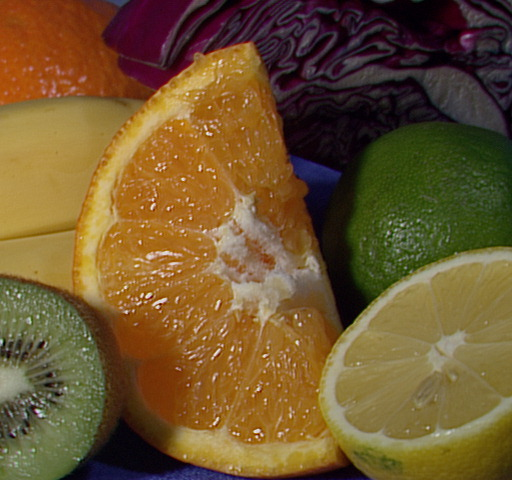
//> input picture opencv_examples/cameraCalibration/fruits.jpg, 512 x 480 px
$ ./main   (built with g++ and OpenCV 4)
//> lines starting //> are read from the running program, lines starting //| are printed output that depends on the picture; after the words box and inside, x2 and y2 are one past the last pixel; in counts of white or black regions, pixels touching at a corner belong together
//
//  main.cpp
//  bit_planes
//
//  Created by Yongduek Seo on 2014. 9. 24..
//  Copyright (c) 2014년 Yongduek Seo. All rights reserved.
//

#include <iostream>
#include <opencv2/opencv.hpp>
using namespace std;

int main(int argc, const char * argv[])
{
    // bit plane images
    cv::Mat input = cv::imread ("fruits.jpg"); // color image
//> input is the input picture: 480 rows x 512 cols, CV_8UC3; mean B, G, R 46.2, 85.6, 110.8
    cv::Mat J;
    cv::Mat dest_image[8];

    cv::cvtColor(input, J, CV_BGR2GRAY);
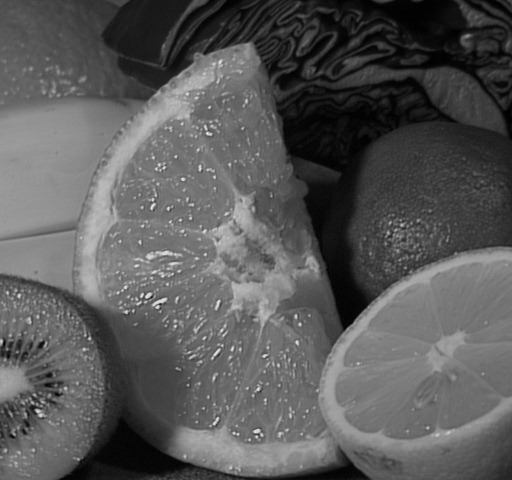
//> J: 480 rows x 512 cols, CV_8UC1; min 0, max 238, mean 88.7

    cv::Mat_<uchar> image = J; // soft copy of J

    for (int i=0; i< 8; i++) {
        unsigned char mask = 1 << i;
        dest_image[i] = cv::Mat::zeros(J.size(), J.type());
        cv::Mat_<uchar> dest = dest_image[i];
        for (int r=0; r<J.rows; r++)
            for (int c=0; c<J.cols; c++) {
                uchar pixel = image(r,c);
                uchar dest_pixel = pixel & mask;

                dest(r,c) = dest_pixel << (7-i);
            }
        char name[1024];
        sprintf (name, "bit plane %d", i);
        cv::imshow (name, dest_image[i]);
    }
//> this loop made 8 passes
//> pass 1, `cv::imshow (name, dest_image[i]);`:
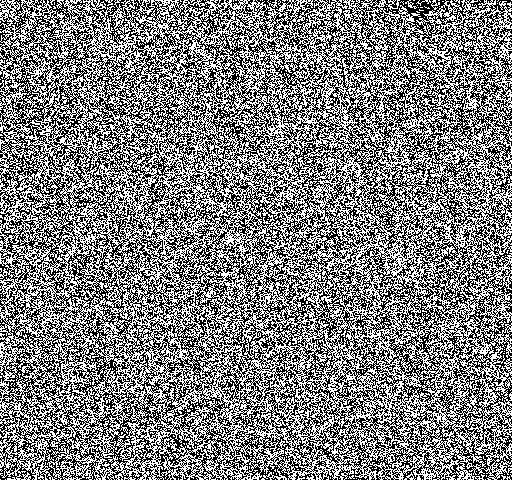
//> window 'bit plane 0': 480 rows x 512 cols, CV_8UC1; values 0 (black) and 128 (white), 50% white; black in thin lines or dots
//> pass 2, `cv::imshow (name, dest_image[i]);`:
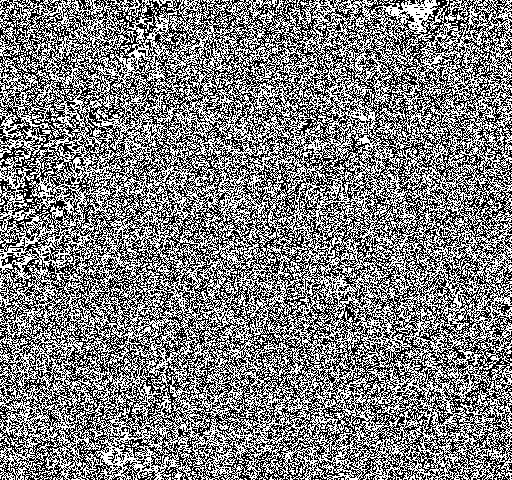
//> window 'bit plane 1': 480 rows x 512 cols, CV_8UC1; values 0 (black) and 128 (white), 50.1% white; black in thin lines or dots

    cv::imshow ("src image", J);
    cv::waitKey();
    return 0;
}

// EOF //

$ run again, with opencv_examples/cameraCalibration/left02.jpg copied over opencv_examples/cameraCalibration/fruits.jpg
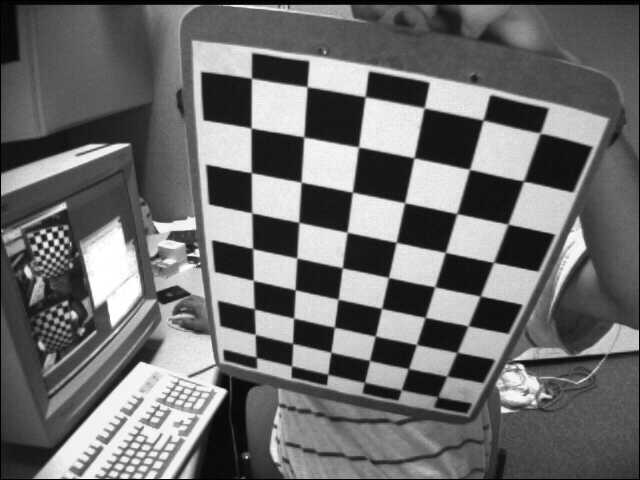
//> input picture opencv_examples/cameraCalibration/left02.jpg, 640 x 480 px
//> input is the input picture: 480 rows x 640 cols, CV_8UC3; min 0, max 255, mean 109
//> the loop `for (int i=0; i< 8; i++)` made 8 passes
//> pass 1, `cv::imshow (name, dest_image[i]);`:
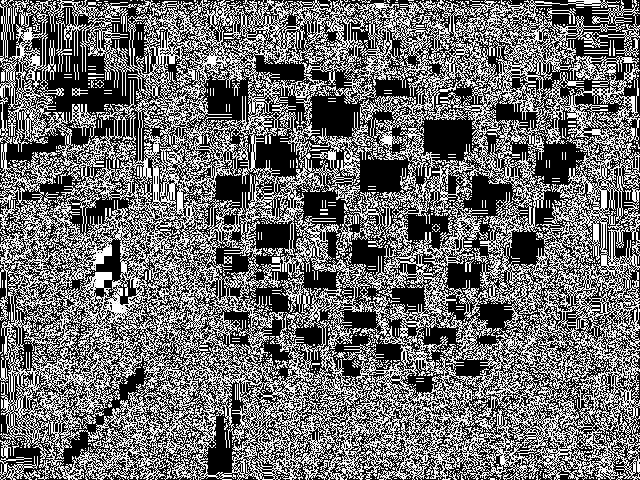
//> window 'bit plane 0': 480 rows x 640 cols, CV_8UC1; values 0 (black) and 128 (white), 43% white in thin lines or dots
//> pass 2, `cv::imshow (name, dest_image[i]);`:
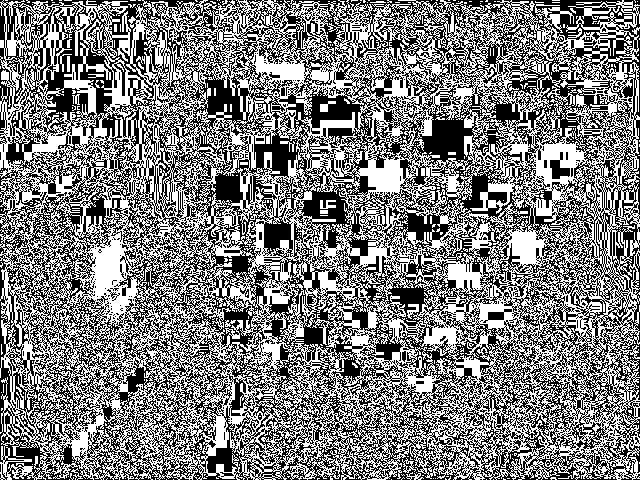
//> window 'bit plane 1': 480 rows x 640 cols, CV_8UC1; values 0 (black) and 128 (white), 49.5% white in thin lines or dots

$ run again, with opencv_examples/cameraCalibration/left03.jpg copied over opencv_examples/cameraCalibration/fruits.jpg
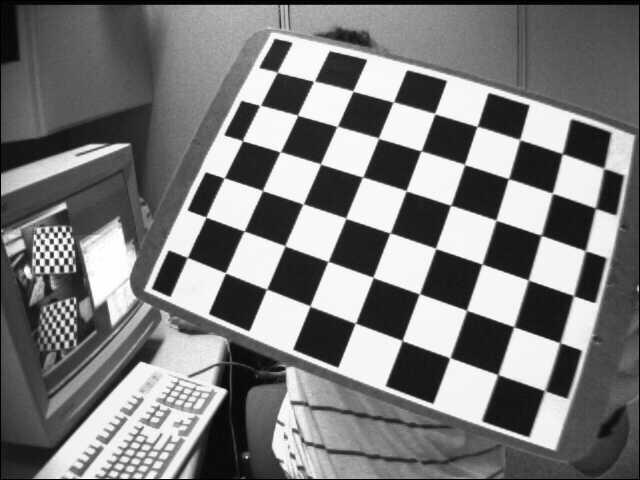
//> input picture opencv_examples/cameraCalibration/left03.jpg, 640 x 480 px
//> input is the input picture: 480 rows x 640 cols, CV_8UC3; min 0, max 255, mean 122.9
//> the loop `for (int i=0; i< 8; i++)` made 8 passes
//> pass 1, `cv::imshow (name, dest_image[i]);`:
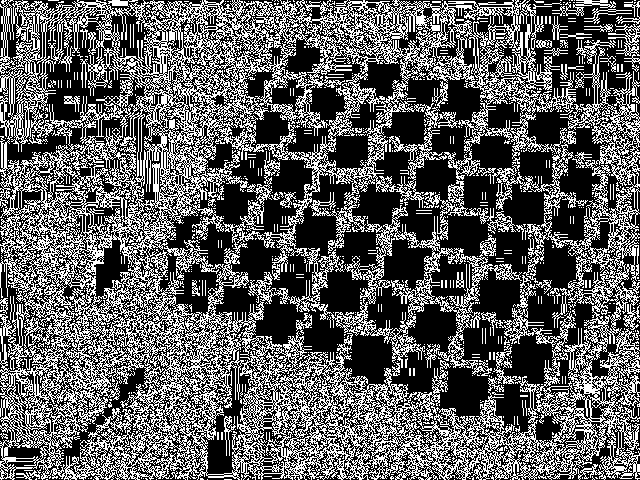
//> window 'bit plane 0': 480 rows x 640 cols, CV_8UC1; values 0 (black) and 128 (white), 37.5% white in thin lines or dots
//> pass 2, `cv::imshow (name, dest_image[i]);`:
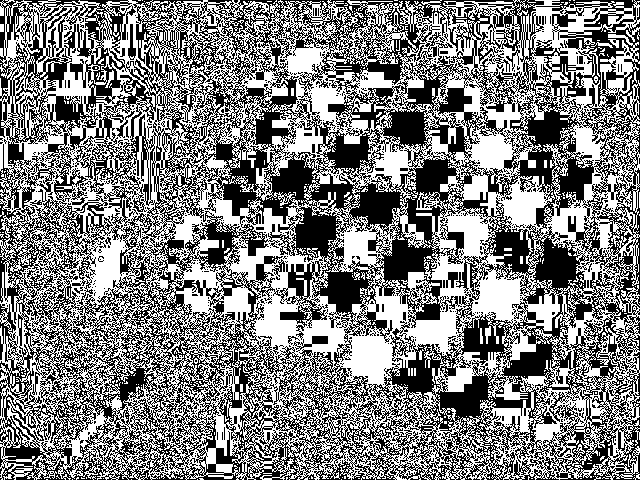
//> window 'bit plane 1': 480 rows x 640 cols, CV_8UC1; values 0 (black) and 128 (white), 50.2% white; 872 black regions (843 under 20 px), largest, box (x1, y1, x2, y2) and area: (0, 0, 640, 480) 149199, (293, 336, 328, 352) 199, (128, 24, 136, 60) 148
